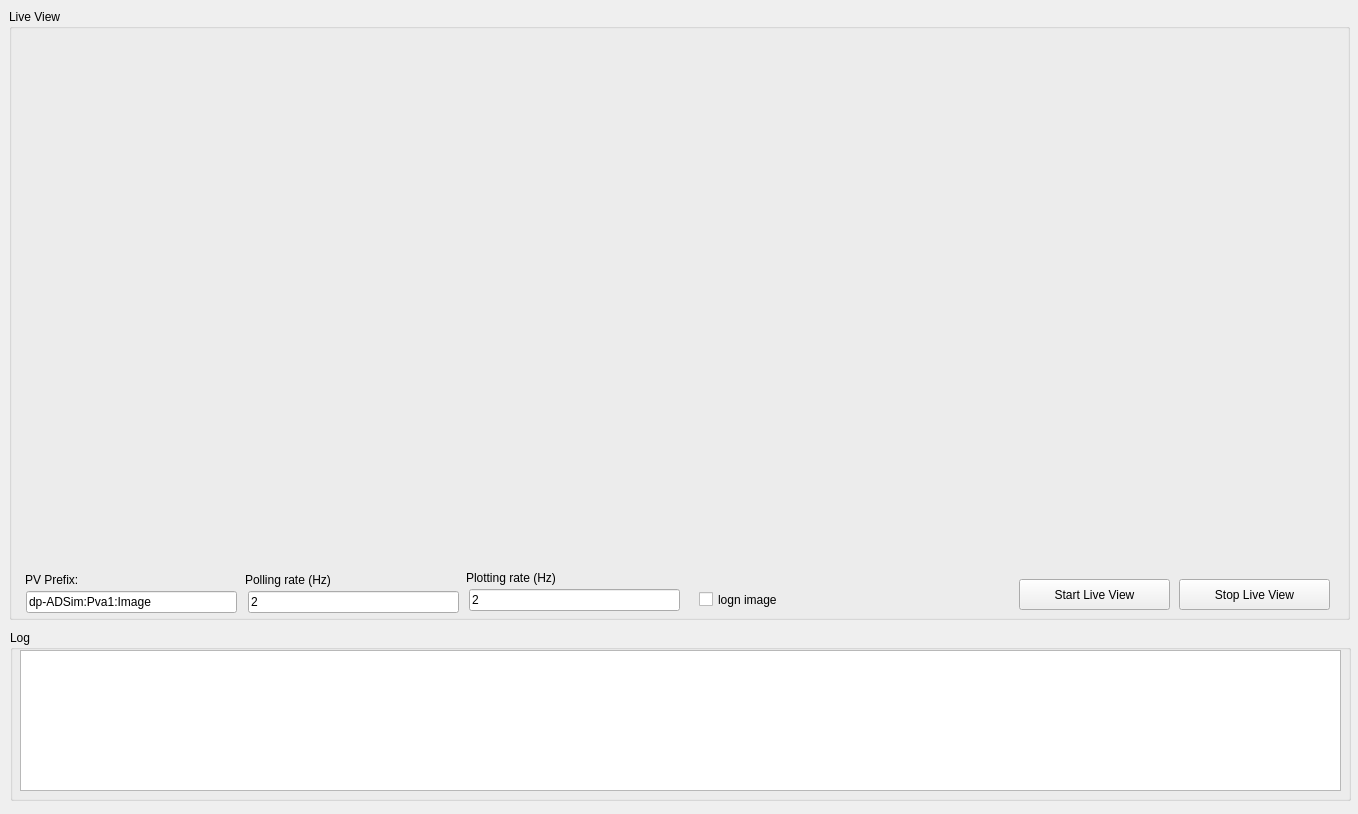
<?xml version="1.0" encoding="UTF-8"?>
<ui version="4.0">
 <class>MainWindow</class>
 <widget class="QMainWindow" name="MainWindow">
  <property name="geometry">
   <rect>
    <x>0</x>
    <y>0</y>
    <width>1358</width>
    <height>814</height>
   </rect>
  </property>
  <property name="windowTitle">
   <string>MainWindow</string>
  </property>
  <widget class="QWidget" name="centralwidget">
   <widget class="QGroupBox" name="QGroupBox_live_view">
    <property name="geometry">
     <rect>
      <x>9</x>
      <y>9</y>
      <width>1341</width>
      <height>611</height>
     </rect>
    </property>
    <property name="sizePolicy">
     <sizepolicy hsizetype="Expanding" vsizetype="Expanding">
      <horstretch>0</horstretch>
      <verstretch>0</verstretch>
     </sizepolicy>
    </property>
    <property name="minimumSize">
     <size>
      <width>1341</width>
      <height>611</height>
     </size>
    </property>
    <property name="title">
     <string>Live View</string>
    </property>
    <widget class="ImageView" name="image_view" native="true">
     <property name="geometry">
      <rect>
       <x>20</x>
       <y>20</y>
       <width>1311</width>
       <height>521</height>
      </rect>
     </property>
     <property name="sizePolicy">
      <sizepolicy hsizetype="Expanding" vsizetype="Expanding">
       <horstretch>0</horstretch>
       <verstretch>0</verstretch>
      </sizepolicy>
     </property>
     <property name="minimumSize">
      <size>
       <width>1311</width>
       <height>521</height>
      </size>
     </property>
    </widget>
    <widget class="QPushButton" name="stop_live_view">
     <property name="geometry">
      <rect>
       <x>1170</x>
       <y>570</y>
       <width>151</width>
       <height>31</height>
      </rect>
     </property>
     <property name="minimumSize">
      <size>
       <width>101</width>
       <height>26</height>
      </size>
     </property>
     <property name="text">
      <string>Stop Live View</string>
     </property>
    </widget>
    <widget class="QLabel" name="polling_label">
     <property name="geometry">
      <rect>
       <x>236</x>
       <y>563</y>
       <width>101</width>
       <height>16</height>
      </rect>
     </property>
     <property name="minimumSize">
      <size>
       <width>28</width>
       <height>16</height>
      </size>
     </property>
     <property name="text">
      <string>Polling rate (Hz)</string>
     </property>
    </widget>
    <widget class="QLineEdit" name="polling_frequency">
     <property name="geometry">
      <rect>
       <x>239</x>
       <y>582</y>
       <width>211</width>
       <height>22</height>
      </rect>
     </property>
     <property name="minimumSize">
      <size>
       <width>211</width>
       <height>22</height>
      </size>
     </property>
     <property name="text">
      <string>2</string>
     </property>
    </widget>
    <widget class="QLabel" name="pv_prefix_label">
     <property name="geometry">
      <rect>
       <x>16</x>
       <y>563</y>
       <width>59</width>
       <height>16</height>
      </rect>
     </property>
     <property name="minimumSize">
      <size>
       <width>59</width>
       <height>16</height>
      </size>
     </property>
     <property name="text">
      <string>PV Prefix:</string>
     </property>
    </widget>
    <widget class="QPushButton" name="start_live_view">
     <property name="geometry">
      <rect>
       <x>1010</x>
       <y>570</y>
       <width>151</width>
       <height>31</height>
      </rect>
     </property>
     <property name="minimumSize">
      <size>
       <width>103</width>
       <height>26</height>
      </size>
     </property>
     <property name="text">
      <string>Start Live View</string>
     </property>
    </widget>
    <widget class="QLineEdit" name="pv_prefix">
     <property name="geometry">
      <rect>
       <x>17</x>
       <y>582</y>
       <width>211</width>
       <height>22</height>
      </rect>
     </property>
     <property name="minimumSize">
      <size>
       <width>211</width>
       <height>22</height>
      </size>
     </property>
     <property name="text">
      <string>dp-ADSim:Pva1:Image</string>
     </property>
    </widget>
    <widget class="QLineEdit" name="plotting_frequency">
     <property name="geometry">
      <rect>
       <x>460</x>
       <y>580</y>
       <width>211</width>
       <height>22</height>
      </rect>
     </property>
     <property name="minimumSize">
      <size>
       <width>211</width>
       <height>22</height>
      </size>
     </property>
     <property name="text">
      <string>2</string>
     </property>
    </widget>
    <widget class="QLabel" name="plotting_label">
     <property name="geometry">
      <rect>
       <x>457</x>
       <y>561</y>
       <width>111</width>
       <height>16</height>
      </rect>
     </property>
     <property name="minimumSize">
      <size>
       <width>28</width>
       <height>16</height>
      </size>
     </property>
     <property name="text">
      <string>Plotting rate (Hz)</string>
     </property>
    </widget>
    <widget class="QCheckBox" name="log_image">
     <property name="enabled">
      <bool>true</bool>
     </property>
     <property name="geometry">
      <rect>
       <x>690</x>
       <y>580</y>
       <width>101</width>
       <height>21</height>
      </rect>
     </property>
     <property name="tabletTracking">
      <bool>false</bool>
     </property>
     <property name="text">
      <string>logn image</string>
     </property>
     <property name="checked">
      <bool>false</bool>
     </property>
    </widget>
   </widget>
   <widget class="QGroupBox" name="QGroupBox_log">
    <property name="geometry">
     <rect>
      <x>10</x>
      <y>630</y>
      <width>1341</width>
      <height>171</height>
     </rect>
    </property>
    <property name="sizePolicy">
     <sizepolicy hsizetype="Expanding" vsizetype="Expanding">
      <horstretch>0</horstretch>
      <verstretch>0</verstretch>
     </sizepolicy>
    </property>
    <property name="title">
     <string>Log</string>
    </property>
    <widget class="QPlainTextEdit" name="log_plain_text_edit">
     <property name="geometry">
      <rect>
       <x>10</x>
       <y>20</y>
       <width>1321</width>
       <height>141</height>
      </rect>
     </property>
    </widget>
   </widget>
  </widget>
 </widget>
 <customwidgets>
  <customwidget>
   <class>ImageView</class>
   <extends>QWidget</extends>
   <header>pyqtgraph</header>
   <container>1</container>
  </customwidget>
 </customwidgets>
 <resources/>
 <connections/>
</ui>
